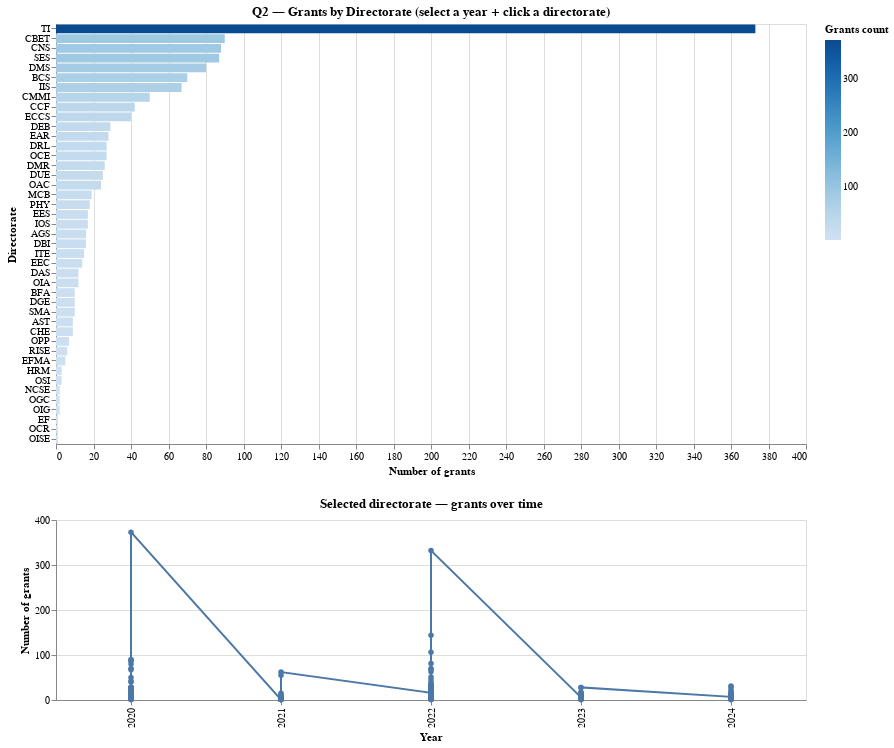

The code cell stored with this chart in its notebook:
### Code cell
(q2_overview & q2_trend)

### Figure 1 — Vega specification as saved in the notebook (floating-point values rounded to 4 significant figures; data arrays with more than 128 entries replaced by an {"elided": "..."} marker saying what was removed)
{"$schema": "https://vega.github.io/schema/vega/v5.json", "data": [{"name": "param_18_store", "values": [{"unit": "view_20", "fields": [{"type": "E", "field": "year"}], "values": [2020]}]}, {"name": "param_21_store"}, {"name": "source_0", "values": {"elided": "178 records"}}, {"name": "data_0", "source": "source_0", "transform": [{"type": "filter", "expr": "!length(data(\"param_18_store\")) || vlSelectionTest(\"param_18_store\", datum)"}, {"type": "project", "fields": ["directorate", "grants_count", "total_amount", "year"]}]}, {"name": "data_1", "source": "data_0", "transform": [{"type": "stack", "field": "grants_count", "groupby": ["directorate"], "sort": {"field": ["grants_count"], "order": ["ascending"]}, "as": ["grants_count_start", "grants_count_end"], "offset": "zero"}, {"type": "filter", "expr": "isValid(datum[\"grants_count\"]) && isFinite(+datum[\"grants_count\"])"}, {"type": "project", "fields": ["directorate", "grants_count", "grants_count_end", "grants_count_start", "total_amount", "year"]}]}, {"name": "data_2", "source": "source_0", "transform": [{"type": "filter", "expr": "!length(data(\"param_21_store\")) || vlSelectionTest(\"param_21_store\", datum)"}, {"type": "project", "fields": ["directorate", "grants_count", "total_amount", "year"]}]}, {"name": "data_3", "source": "data_2", "transform": [{"type": "filter", "expr": "isValid(datum[\"grants_count\"]) && isFinite(+datum[\"grants_count\"])"}, {"type": "project", "fields": ["directorate", "grants_count", "total_amount", "year"]}]}, {"name": "data_1_color_domain_grants_count", "source": "data_1", "transform": [{"type": "formula", "expr": "+datum['grants_count']", "as": "grants_count"}, {"type": "aggregate", "groupby": [], "fields": ["grants_count", "grants_count"], "ops": ["min", "max"], "as": ["min", "max"]}]}, {"name": "data_0_view_20_y_domain_directorate", "source": "data_0", "transform": [{"type": "aggregate", "groupby": ["directorate"], "fields": ["grants_count"], "ops": ["min"], "as": ["sort_field"]}, {"type": "project", "fields": ["directorate", "sort_field"]}]}, {"name": "data_2_concat_1_x_domain_year_0", "source": "data_2", "transform": [{"type": "aggregate", "groupby": ["year"], "fields": [], "ops": [], "as": []}, {"type": "formula", "expr": "datum['year']", "as": "sort_field"}, {"type": "project", "fields": ["year"]}]}, {"name": "data_3_concat_1_x_domain_year_1", "source": "data_3", "transform": [{"type": "aggregate", "groupby": ["year"], "fields": [], "ops": [], "as": []}, {"type": "formula", "expr": "datum['year']", "as": "sort_field"}, {"type": "project", "fields": ["year"]}]}], "signals": [{"name": "view_20_height", "value": 420}, {"name": "concat_1_height", "value": 180}, {"name": "unit", "value": {}, "on": [{"events": "pointermove", "update": "isTuple(group()) ? group() : unit"}]}, {"name": "param_18_year", "init": "2020", "bind": {"input": "select", "options": [2020, 2021, 2022, 2023, 2024], "name": "Year: "}}, {"name": "param_18", "update": "vlSelectionResolve(\"param_18_store\", \"union\", true, true)"}, {"name": "param_21", "update": "vlSelectionResolve(\"param_21_store\", \"union\", true, true)"}], "marks": [{"type": "group", "name": "view_20_group", "encode": {"update": {"height": {"signal": "view_20_height"}, "width": {"signal": "width"}}}, "signals": [{"name": "param_18_tuple", "update": "param_18_year !== null ? {fields: param_18_tuple_fields, values: [param_18_year]} : null"}, {"name": "param_18_tuple_fields", "value": [{"type": "E", "field": "year"}]}, {"name": "param_18_modify", "on": [{"events": {"signal": "param_18_tuple"}, "update": "modify(\"param_18_store\", param_18_tuple, true)"}]}, {"name": "param_21_tuple", "on": [{"events": [{"source": "scope", "type": "click"}], "update": "datum && item().mark.marktype !== 'group' && indexof(item().mark.role, 'legend') < 0 ? {unit: \"view_20\", fields: param_21_tuple_fields, values: [(item().isVoronoi ? datum.datum : datum)[\"directorate\"]]} : null", "force": true}, {"events": [{"source": "view", "type": "dblclick"}], "update": "null"}]}, {"name": "param_21_tuple_fields", "value": [{"type": "E", "field": "directorate"}]}, {"name": "param_21_toggle", "value": false, "on": [{"events": [{"source": "scope", "type": "click"}], "update": "event.shiftKey"}, {"events": [{"source": "view", "type": "dblclick"}], "update": "false"}]}, {"name": "param_21_modify", "on": [{"events": {"signal": "param_21_tuple"}, "update": "modify(\"param_21_store\", param_21_toggle ? null : param_21_tuple, param_21_toggle ? null : true, param_21_toggle ? param_21_tuple : null)"}]}], "marks": [{"type": "rect", "name": "view_20_marks", "from": {"data": "data_1"}, "encode": {"update": {"tooltip": {"signal": "{\"Directorate\": isValid(datum[\"directorate\"]) ? datum[\"directorate\"] : \"\"+datum[\"directorate\"], \"Year\": isValid(datum[\"year\"]) ? datum[\"year\"] : \"\"+datum[\"year\"], \"Grants\": format(datum[\"grants_count\"], \"\"), \"Total amount ($)\": format(datum[\"total_amount\"], \",.0f\")}"}, "x2": {"field": "grants_count_start", "scale": "view_20_x"}, "x": {"field": "grants_count_end", "scale": "view_20_x"}, "height": {"signal": "max(0.25, bandwidth('view_20_y'))"}, "y": {"field": "directorate", "scale": "view_20_y"}, "fill": [{"field": "grants_count", "scale": "color", "test": "!length(data(\"param_21_store\")) || vlSelectionTest(\"param_21_store\", datum)"}, {"value": "lightgray"}]}}, "interactive": true, "style": ["bar"]}], "axes": [{"scale": "view_20_x", "grid": true, "maxExtent": 0, "labels": false, "ticks": false, "aria": false, "orient": "bottom", "domain": false, "zindex": 0, "gridScale": "view_20_y", "tickCount": {"signal": "ceil(width/40)"}, "minExtent": 0}, {"scale": "view_20_x", "title": "Number of grants", "grid": false, "zindex": 0, "orient": "bottom", "labelFlush": true, "labelOverlap": true, "tickCount": {"signal": "ceil(width/40)"}}, {"scale": "view_20_y", "grid": false, "zindex": 0, "title": "Directorate", "orient": "left"}], "title": {"text": "Q2 — Grants by Directorate (select a year + click a directorate)", "frame": "group"}, "style": "cell"}, {"type": "group", "name": "concat_1_group", "encode": {"update": {"height": {"signal": "concat_1_height"}, "width": {"signal": "width"}}}, "marks": [{"type": "line", "name": "concat_1_layer_0_marks", "from": {"data": "data_2"}, "sort": {"field": "x"}, "encode": {"update": {"x": {"field": "year", "scale": "concat_1_x"}, "tooltip": {"signal": "{\"Directorate\": isValid(datum[\"directorate\"]) ? datum[\"directorate\"] : \"\"+datum[\"directorate\"], \"Year\": isValid(datum[\"year\"]) ? datum[\"year\"] : \"\"+datum[\"year\"], \"Grants\": format(datum[\"grants_count\"], \"\"), \"Total amount ($)\": format(datum[\"total_amount\"], \",.0f\")}"}, "stroke": {"value": "#4c78a8"}, "defined": {"signal": "isValid(datum[\"grants_count\"]) && isFinite(+datum[\"grants_count\"])"}, "y": {"field": "grants_count", "scale": "concat_1_y"}}}, "interactive": true, "style": ["line"]}, {"type": "symbol", "name": "concat_1_layer_1_marks", "from": {"data": "data_3"}, "encode": {"update": {"tooltip": {"signal": "{\"Directorate\": isValid(datum[\"directorate\"]) ? datum[\"directorate\"] : \"\"+datum[\"directorate\"], \"Year\": isValid(datum[\"year\"]) ? datum[\"year\"] : \"\"+datum[\"year\"], \"Grants\": format(datum[\"grants_count\"], \"\"), \"Total amount ($)\": format(datum[\"total_amount\"], \",.0f\")}"}, "fill": {"value": "#4c78a8"}, "opacity": {"value": 1}, "x": {"field": "year", "scale": "concat_1_x"}, "y": {"field": "grants_count", "scale": "concat_1_y"}}}, "style": ["point"], "interactive": true}], "axes": [{"scale": "concat_1_y", "domain": false, "labels": false, "maxExtent": 0, "grid": true, "aria": false, "tickCount": {"signal": "ceil(concat_1_height/40)"}, "orient": "left", "minExtent": 0, "zindex": 0, "ticks": false, "gridScale": "concat_1_x"}, {"scale": "concat_1_x", "labelAlign": "right", "labelBaseline": "middle", "title": "Year", "labelAngle": 270, "zindex": 0, "orient": "bottom", "grid": false}, {"scale": "concat_1_y", "title": "Number of grants", "tickCount": {"signal": "ceil(concat_1_height/40)"}, "zindex": 0, "orient": "left", "labelOverlap": true, "grid": false}], "title": {"text": "Selected directorate — grants over time", "frame": "group"}, "style": "cell"}], "scales": [{"name": "color", "type": "linear", "domain": [{"signal": "(data(\"data_1_color_domain_grants_count\")[0] || {}).min"}, {"signal": "(data(\"data_1_color_domain_grants_count\")[0] || {}).max"}], "range": {"scheme": "blues"}, "interpolate": "hcl", "zero": false}, {"name": "view_20_x", "type": "linear", "domain": {"data": "data_1", "fields": ["grants_count_start", "grants_count_end"]}, "range": [0, {"signal": "width"}], "nice": true, "zero": true}, {"name": "view_20_y", "type": "band", "domain": {"data": "data_0_view_20_y_domain_directorate", "field": "directorate", "sort": {"op": "max", "field": "sort_field", "order": "descending"}}, "range": [0, {"signal": "view_20_height"}], "paddingInner": 0.1, "paddingOuter": 0.05}, {"name": "concat_1_x", "type": "point", "domain": {"fields": [{"data": "data_2_concat_1_x_domain_year_0", "field": "year"}, {"data": "data_3_concat_1_x_domain_year_1", "field": "year"}], "sort": true}, "range": [0, {"signal": "width"}], "padding": 0.5}, {"name": "concat_1_y", "type": "linear", "domain": {"fields": [{"data": "data_2", "field": "grants_count"}, {"data": "data_3", "field": "grants_count"}]}, "range": [{"signal": "concat_1_height"}, 0], "nice": true, "zero": true}], "layout": {"padding": 20, "columns": 1, "bounds": "full", "align": "each"}, "padding": 5, "width": 750, "legends": [{"title": "Grants count", "fill": "color", "gradientLength": {"signal": "clamp(view_20_height, 64, 200)"}}], "background": "white"}
